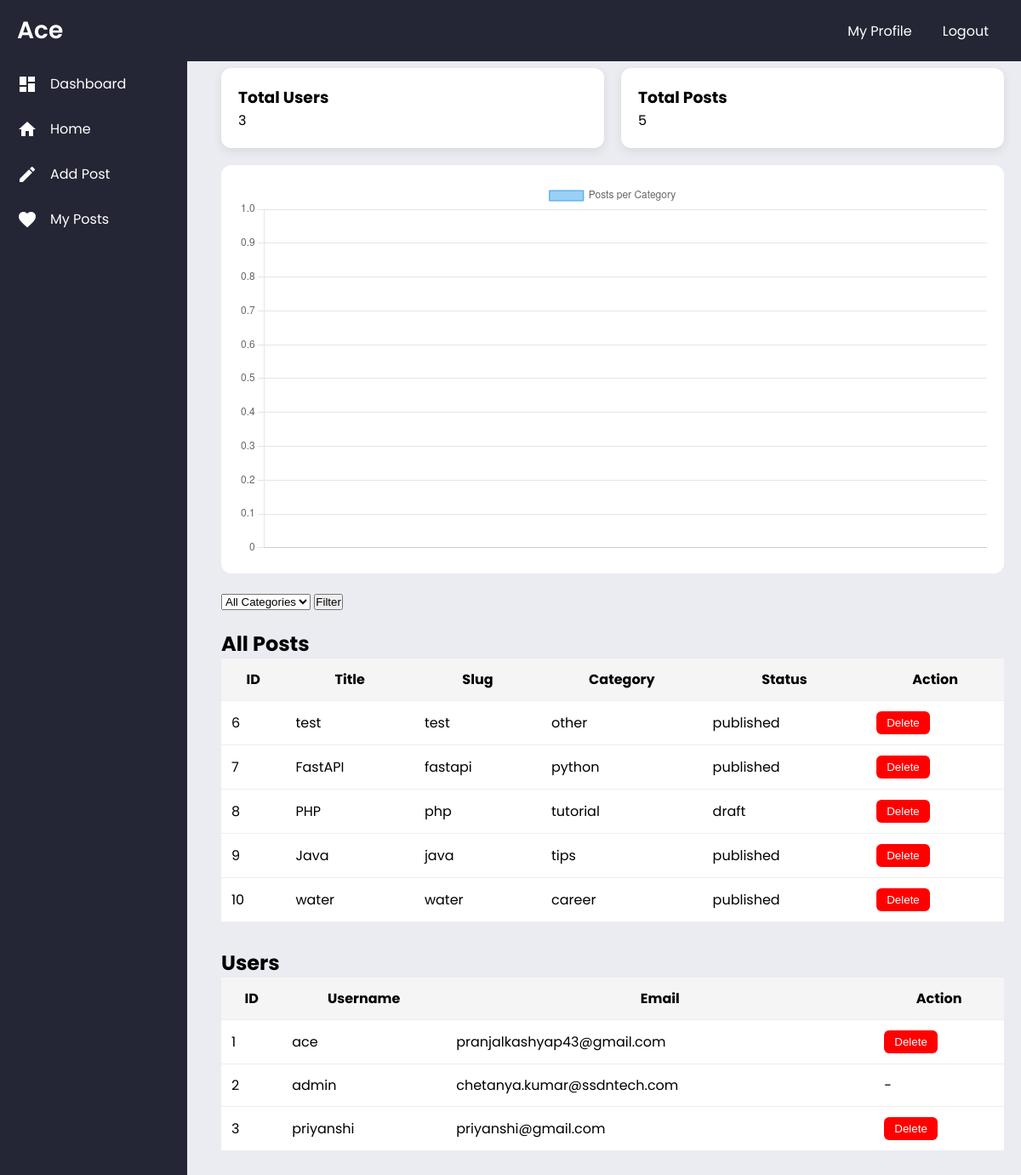
Screenshot of / (signed in) with the database file from the repository.
### blog/models.py (models this page shows, shortened)
class Post(models.Model):
    STATUS_CHOICES = (
        ('draft', 'Draft'),
        ('published', 'Published'),
    )
    CATEGORY_CHOICES = (
        ('tech', 'Technology'),
        ('programming', 'Programming'),
        ('ai', 'Artificial Intelligence'),
        ('web', 'Web Development'),
        ('python', 'Python'),
        ('news', 'News'),
        ('tutorial', 'Tutorial'),
        ('tips', 'Tips & Tricks'),
        ('career', 'Career'),
        ('other', 'Other'),
    )
    title = models.CharField(max_length=200)
    slug = models.SlugField(unique=True, blank=True)
    author = models.ForeignKey(User, on_delete=models.CASCADE)
    content = RichTextField()
    image = models.ImageField(upload_to='posts/', blank=True, null=True)
    category = models.CharField(
        max_length=50,
        choices=CATEGORY_CHOICES,
        default='other'
    )
    views = models.PositiveIntegerField(default=0)
    status = models.CharField(max_length=10, choices=STATUS_CHOICES, default='draft')
    created_at = models.DateTimeField(auto_now_add=True)
    updated_at = models.DateTimeField(auto_now=True)
    published_at = models.DateTimeField(blank=True, null=True)

### blog/views.py (the view)
# urls.py: path('', views.admin_dashboard, name='dashboard'),
@staff_member_required
def admin_dashboard(request):
    users = User.objects.all()
    posts = Post.objects.all()
    categories = Category.objects.all()
    category_id = request.GET.get('category')
    if category_id:
        posts = posts.filter(category_id=category_id)
    total_users = users.count()
    total_posts = posts.count()
    context = {
        'users': users,
        'posts': posts,
        'categories': categories,
        'total_users': total_users,
        'total_posts': total_posts,
    }
    return render(request, 'blog/dashboard.html', context)

### blog/templates/blog/dashboard.html (shortened to what this page needs)
{% load static %}
{% include "blog/header.html" %}
{% include "blog/sidebar.html" %}
<link rel="stylesheet" href="{% static 'blog/css/dashboard.css' %}">
<div class="content">
    <div class="cards">
        <div class="card">
            <h3>Total Users</h3>
            <p>{{ total_users }}</p>
        </div>
        <div class="card">
            <h3>Total Posts</h3>
            <p>{{ total_posts }}</p>
        </div>
    </div>
    <div class="chart-box">
        <canvas id="postChart"></canvas>
    </div>
    <form method="GET" class="filter-box">
        <select name="category">
            <option value="">All Categories</option>
        </select>
        <button type="submit">Filter</button>
    </form>
    <h2>All Posts</h2>
    <table>
        <tr>
            <th>ID</th>
            <th>Title</th>
            <th>Slug</th>
            <th>Category</th>
            <th>Status</th>
            <th>Action</th>
        </tr>
        {% for post in posts %}
        <tr>
            <td>{{ post.id }}</td>
            <td>{{ post.title }}</td>
            <td>{{ post.slug }}</td>
            <td>{{ post.category }}</td>
            <td>{{ post.status }}</td>
            <td>
                <form method="POST" action="{% url 'delete_post' post.id %}">
                    <button class="delete-btn">Delete</button>
                </form>
            </td>
        </tr>
        {% endfor %}
    </table>
    <h2>Users</h2>
    <table>
        <tr>
            <th>ID</th>
            <th>Username</th>
            <th>Email</th>
            <th>Action</th>
        </tr>
        {% for user in users %}
        <tr>
            <td>{{ user.id }}</td>
            <td>{{ user.username }}</td>
            <td>{{ user.email }}</td>
            <td>
                {% if request.user.is_superuser and user != request.user %}
                <form method="POST" action="{% url 'delete_user' user.id %}">
                    <button class="delete-btn">Delete</button>
                </form>
                {% else %}
                    -
                {% endif %}
            </td>
        </tr>
        {% endfor %}
    </table>
</div>
<script>
    const ctx = document.getElementById('postChart');
    new Chart(ctx, {
        type: 'bar',
        data: {
            labels: [{% for cat in categories %}"{{ cat.name }}",{% endfor %}],
            datasets: [{
                label: 'Posts per Category',
                data: [{% for cat in categories %}{{ cat.post_set.count }},{% endfor %}],
                borderWidth: 1
            }]
        }
    });
</script>

### blog/static/blog/css/header.css (style rules this page uses)
* { margin: 0; padding: 0; box-sizing: border-box; }
body { width: 100%; height: 100vh; background-color: rgb(235, 236, 242); font-family: "Poppins", sans-serif; }
body { padding-top: 60px; }

### blog/static/blog/css/dashboard.css (style rules this page uses)
.content { margin-left: 240px; padding: 20px; }
.cards { display: flex; gap: 20px; margin-bottom: 20px; }
.card { flex: 1; background: white; padding: 20px; border-radius: 12px; box-shadow: 0 4px 12px rgba(0,0,0,0.08); }
.chart-box { background: white; padding: 20px; border-radius: 12px; margin-bottom: 20px; }
.filter-box { margin-bottom: 20px; }
table { width: 100%; background: white; border-collapse: collapse; margin-bottom: 30px; }
th, td { padding: 12px; border-bottom: 1px solid #eee; }
th { background: #f5f5f5; }
.delete-btn { background: red; color: white; padding: 6px 12px; border: none; border-radius: 6px; cursor: pointer; }

### rows the page displays
Post: id "6", title "test", slug "test", category "other", status "published"
Post: id "7", title "FastAPI", slug "fastapi", category "python", status "published"
Post: id "8", title "PHP", slug "php", category "tutorial", status "draft"
Post: id "9", title "Java", slug "java", category "tips", status "published"
Post: id "10", title "water", slug "water", category "career", status "published"

### other values shown
{{ total_users }} "3"
{{ total_posts }} "5"
{{ user.id }} "1"
{{ user.username }} "ace"
{{ user.email }} "pranjalkashyap43@gmail.com"
{{ user.id }} "2"
{{ user.username }} "admin"
{{ user.email }} "chetanya.kumar@ssdntech.com"
{{ user.id }} "3"
{{ user.username }} "priyanshi"
{{ user.email }} "priyanshi@gmail.com"
